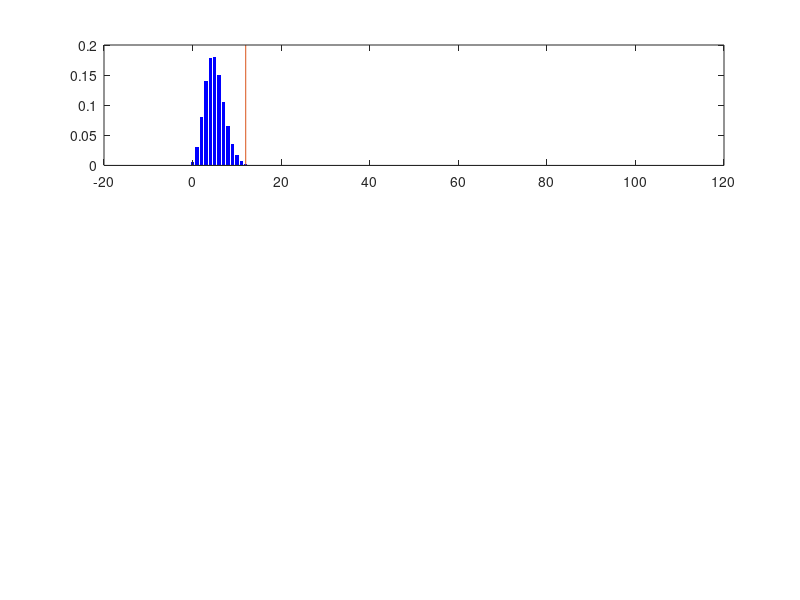

The MATLAB source for this figure: (Note: this script raises an error after producing the figure.)

%% cartoon - fig 2a
figure(1)
clf
N=100
e=0.15
p=0.2;
bcrit = binoinv([0.025 0.975],N,p);
barwid=0.8;
cmap=lines(1);

subplot(3,1,1)
bar(0:N,binopdf(0:N,N,p-e),barwid,'EdgeColor','none','FaceColor',cmap(1,:));
yl=ylim();
line([1 1]*bcrit(1),ylim())
plot_def()

subplot(3,1,2)
bar(0:N,binopdf(0:N,N,p),barwid,'EdgeColor','none','FaceColor',cmap(1,:));
ylim(yl)
line([1 1]*bcrit(1),ylim())
line([1 1]*bcrit(2),ylim())
plot_def()

subplot(3,1,3)
bar(0:N,binopdf(0:N,N,p+e),barwid,'EdgeColor','none','FaceColor',cmap(1,:));
ylim(yl)
line([1 1]*bcrit(2),ylim())
plot_def()

%% power calculation - fig 2b

nvec = [100 1000];
pvec = [0.2 0.1 0.05];
e80=[];
e80a=[];
zcrit = @(x) sqrt(2)*erfinv(2*x-1);
e = linspace(-1,1,2049);

power=[]; eq=[];

for j=1:length(pvec)
    for i=1:length(nvec)
    
        N=nvec(i);
        p = pvec(j);
        q = max(min(p+e,1),0);
        m = [0:N]';
        bcrit = p*N+[-1.96*sqrt(N*p*(1-p)) 1.96*sqrt(N*p*(1-p))];
        power(i,j,:) = normcdf(bcrit(1),N*q,sqrt(N.*q.*(1-q))) + normcdf(bcrit(2),N*q,sqrt(N.*q.*(1-q)),'upper');      
        
        eq(i,j,:) = 1+normcdf((sqrt(N*e.^2)+sqrt(p*(1-p))*-1.96)./sqrt(q.*(1-q)))-normcdf((sqrt(N*e.^2)+sqrt(p*(1-p))*1.96)./sqrt(q.*(1-q)));
        
    end
end

figure(2)
clf
subplot(1,2,1)
plot(e,squeeze(power(1,:,:)))

xl=[-1 1]*.2;
xlim(xl)
ylim([0 1])
line([0 0],ylim())
plot_def()
subplot(1,2,2)
plot(e,squeeze(power(2,:,:)))

xlim(xl)
ylim([0 1])
line([0 0],ylim())
plot_def()





%% approximation - fig 2c

e = linspace(-1,1,2049);
nvec = ceil(logspace(1,4,50));
pvec = [0.2 0.1 0.05];
e80=[];
e80a=[];
zcrit = @(x) sqrt(2)*erfinv(2*x-1);
est=[];

for j=1:length(pvec)
    for i=1:length(nvec)
    
        N=nvec(i);
        p = pvec(j);
        q = max(min(p+e,1),0);
        m = [0:N]';
        bcrit = p*N+[-1.96*sqrt(N*p*(1-p)) 1.96*sqrt(N*p*(1-p))];
        power = normcdf(bcrit(1),N*q,sqrt(N.*q.*(1-q))) + normcdf(bcrit(2),N*q,sqrt(N.*q.*(1-q)),'upper');
        e80a(i,j,1) = e(find(power<.8,1));
        if e80a(i,j,1)==-1, e80a(i,j,1)=NaN; end
        
        e80a(i,j,2) = e(find(power<.8 & q<1,1,'last'));
        if e80a(i,j,2)==1, e80a(i,j,2)=NaN; end
        
        
    end
    est(:,j,1) = p*(1-p)*(zcrit(0.05/2)-zcrit(1-0.2))./(sqrt(nvec*p*(1-p))-(p-1/2)*zcrit(1-0.2));
    est(:,j,2) = p*(1-p)*(zcrit(1-0.05/2)-zcrit(0.2))./(sqrt(nvec*p*(1-p))-(p-1/2)*zcrit(0.2));
end

p=0.5;
est0=p*(1-p)*(zcrit(0.8)-zcrit(0.05/2))./(sqrt(nvec*p*(1-p))+(-p+1/2)*zcrit(0.8));

figure(11)
clf
subplot(1,2,1)
semilogx(nvec,-squeeze(e80a(:,:,1)),'o')
hold on
plot(nvec,-squeeze(est(:,:,1)),'r','LineWidth',2)
plot(nvec,est0,'k','LineWidth',2)
hold off
plot_def()

subplot(1,2,2)
semilogx(nvec,squeeze(e80a(:,:,2)),'o')
hold on
plot(nvec,squeeze(est(:,:,2)),'r','LineWidth',2)
plot(nvec,est0,'k','LineWidth',2)
hold off
plot_def()

